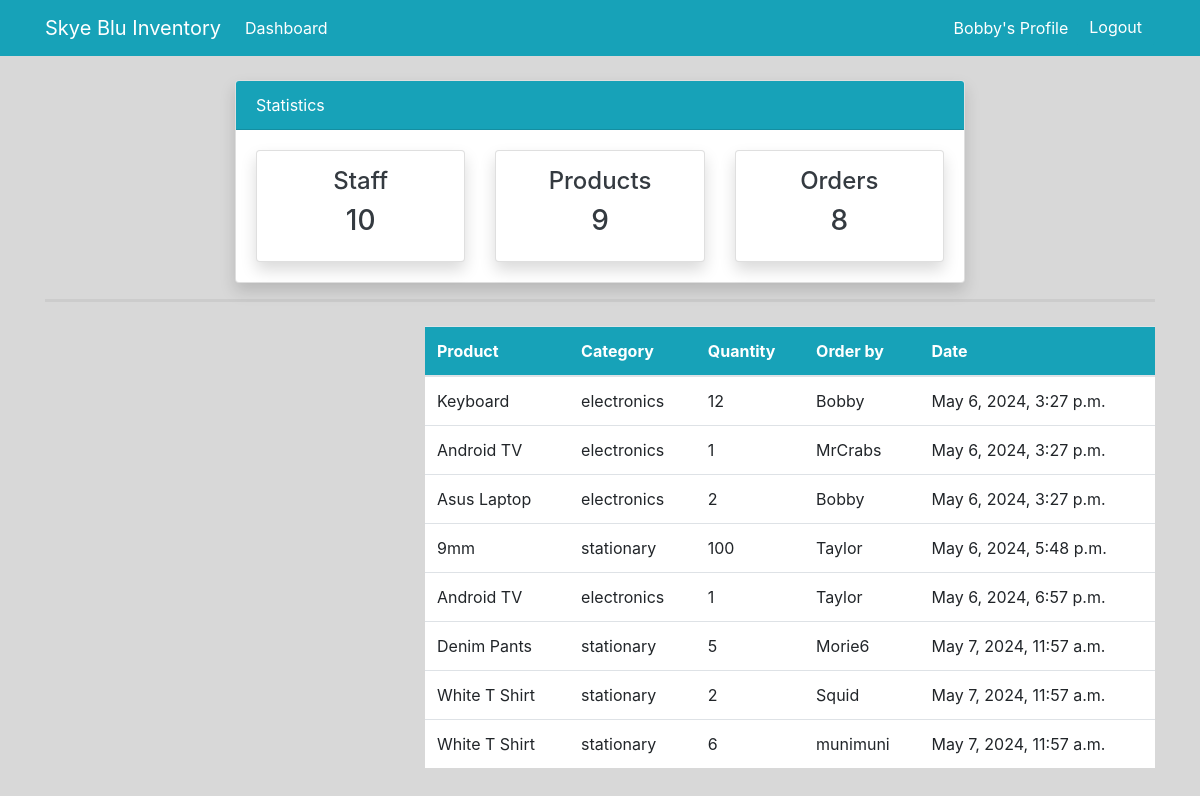
Screenshot of /order/ (signed in) with the database file from the repository.
### dashboard/models.py (models this page shows, shortened)
class Order(models.Model):
    product = models.ForeignKey(Product, on_delete=models.CASCADE)
    staff = models.ForeignKey(User, models.CASCADE)
    order_quantity = models.PositiveIntegerField(default=0)
    date = models.DateTimeField(auto_now_add=True)
    class Meta:
        verbose_name_plural = 'Order'

class Product(models.Model):
    name = models.CharField(max_length=150)
    category = models.CharField(max_length=100, choices=CATEGORY, default='unset')
    quantity = models.PositiveIntegerField(default=0)
    def __str__(self):
        return self.name

### dashboard/views.py (the view)
# urls.py: path("order/", views.order, name="order"),
@login_required
def order(request):
    orders = Order.objects.all()
    products_count = Product.objects.all().count()
    workers_count = User.objects.all().count()
    orders_count = Order.objects.all().count()
    context = {
        "orders": orders,
        "workers_count": workers_count,
        "orders_count": orders_count,
        "products_count": products_count,
        }
    return render(request, "dashboard/order.html", context)

### templates/dashboard/order.html
{% extends "partials/base.html" %} {% block title %}Order Page{% endblock %}
{%block content %} {% include "partials/topnav.html" %}
<div class="container">
  <hr />
</div>
<div class="container">
  <div class="row my-4">
    <div class="col-md-4"></div>
    <div class="col-md-8">
      <table class="table bg-white">
        <thead class="bg-info">
          <tr class="text-white">
            <th scope="col">Product</th>
            <th scope="col">Category</th>
            <th scope="col">Quantity</th>
            <th scope="col">Order by</th>
            <th scope="col">Date</th>
          </tr>
        </thead>
        <tbody>
          {% for order in orders %}
          <tr>
            <td>{{ order.product }}</td>
            <td>{{ order.product.category }}</td>
            <td>{{ order.order_quantity }}</td>
            <td>{{ order.staff.username }}</td>
            <td>{{ order.date }}</td>
          </tr>
          {% endfor %}
        </tbody>
      </table>
    </div>
  </div>
</div>
{% endblock content %}

### templates/partials/nav.html (shortened to what this page needs)
    <nav class="navbar navbar-expand-lg navbar-info bg-info">
        <div class="container">
            {% if user.is_authenticated %}
            <a class="navbar-brand text-white" href="{% url "dashboard:index" %}">Skye Blu Inventory</a>
            <div class="collapse navbar-collapse" id="navbarSupportedContent">
                <ul class="navbar-nav mr-auto">
                    <li class="nav-item active">
                        <a class="nav-link text-white" href="{% url "dashboard:index" %}">Dashboard <span class="sr-only">(current)</span></a>
                    </li>
                </ul>
                <ul class="navbar-nav ml-auto">
                    <li class="nav-item active">
                        <a class="nav-link text-white" href="{% url "profile" %}">{{ user.username }}'s Profile </a>
                    </li>
                    <li class="nav-item">
                        <form action="{% url 'logout' %}" method="post">
                            <button class="btn btn-info" type="submit">Logout</button>
                        </form>
                    </li>
                </ul>
            </div>
                {% endif %}
            </div>
    </nav>

### static/style.css (style rules this page uses)
body { background: rgba(216,216,216,255); }
hr { border-top: 3px solid #ccc; }

### rows the page displays
Order: product "Keyboard", product.category "electronics", order_quantity "12", staff.username "Bobby", date "May 6, 2024, 3:27 p.m."
Order: product "Android TV", product.category "electronics", order_quantity "1", staff.username "MrCrabs", date "May 6, 2024, 3:27 p.m."
Order: product "Asus Laptop", product.category "electronics", order_quantity "2", staff.username "Bobby", date "May 6, 2024, 3:27 p.m."
Order: product "9mm", product.category "stationary", order_quantity "100", staff.username "Taylor", date "May 6, 2024, 5:48 p.m."
Order: product "Android TV", product.category "electronics", order_quantity "1", staff.username "Taylor", date "May 6, 2024, 6:57 p.m."
Order: product "Denim Pants", product.category "stationary", order_quantity "5", staff.username "Morie6", date "May 7, 2024, 11:57 a.m."
Order: product "White T Shirt", product.category "stationary", order_quantity "2", staff.username "Squid", date "May 7, 2024, 11:57 a.m."
Order: product "White T Shirt", product.category "stationary", order_quantity "6", staff.username "munimuni", date "May 7, 2024, 11:57 a.m."

### other values shown
{{ user.username }} "Bobby"
{{ workers_count }} "10"
{{ products_count }} "9"
{{ orders_count }} "8"
